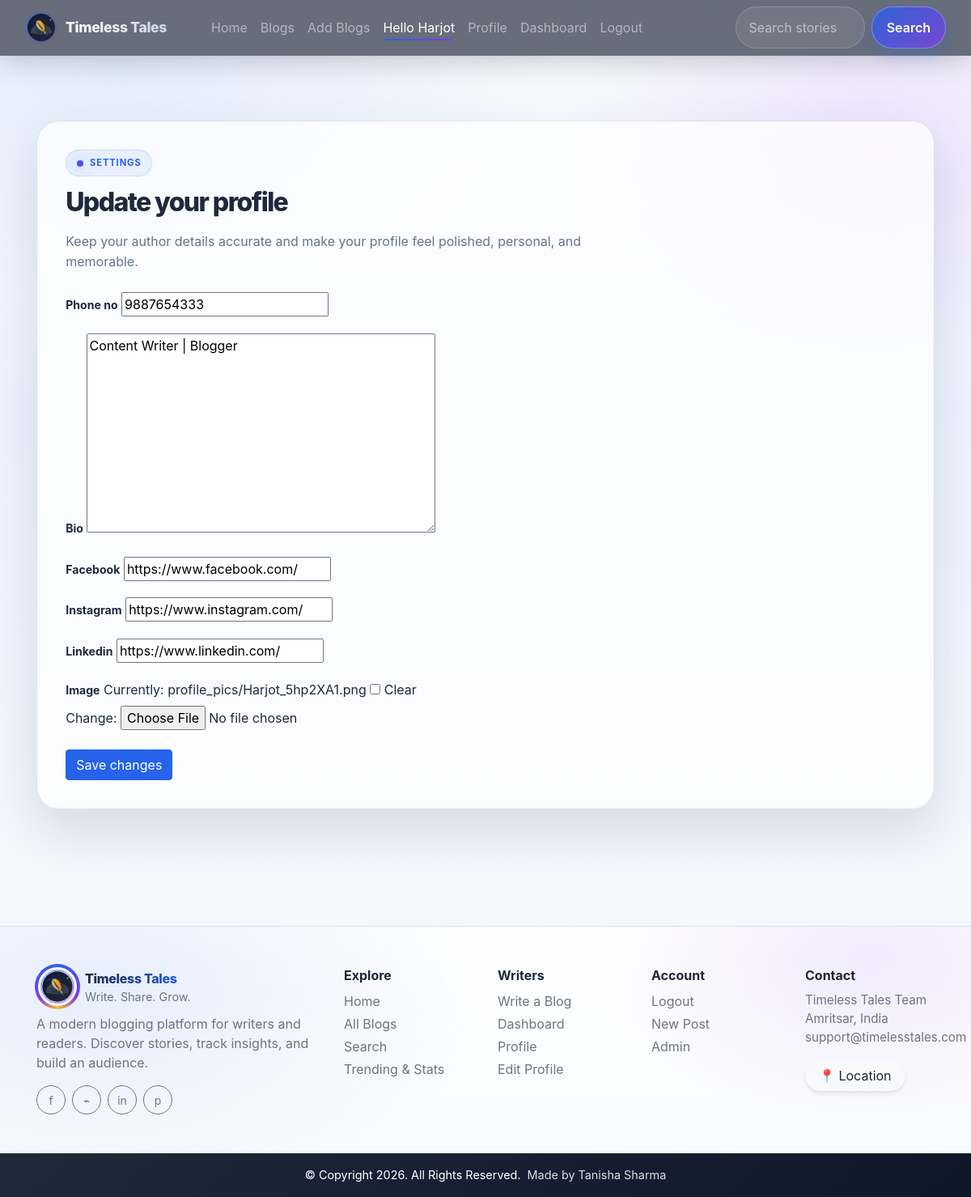
Screenshot of /edit_profile/ (signed in) with the database file from the repository.
### home/models.py (models this page shows, shortened)
class Profile(models.Model):
    user = models.OneToOneField(User, on_delete=models.CASCADE) #blank=True, null=True
    image = models.ImageField(upload_to="profile_pics", blank=True, null=True)
    bio = models.TextField(blank=True, null=True)
    phone_no = models.IntegerField(blank=True, null=True)
    facebook = models.CharField(max_length=300, blank=True, null=True)
    instagram = models.CharField(max_length=300, blank=True, null=True)
    linkedin = models.CharField(max_length=300, blank=True, null=True)

### home/views.py (the view, shortened to what this page needs)
# urls.py: path("edit_profile/", views.edit_profile, name="edit_profile"),
def edit_profile(request):
    profile, created = Profile.objects.get_or_create(
        user=request.user
    )
    if request.method == "POST":
        form = ProfileForm(
            request.POST,
            request.FILES,
            instance=profile
        )
        if form.is_valid():
            form.save()
            messages.success(request, "Profile updated successfully!")
            return redirect('/edit_profile/')
    else:
        form = ProfileForm(instance=profile)
    return render(request, "edit_profile.html", {'form': form})

### home/forms.py
class ProfileForm(forms.ModelForm):
    class Meta:
        model = Profile
        fields = ('phone_no', 'bio', 'facebook', 'instagram', 'linkedin', 'image', )

### home/templates/edit_profile.html (shortened to what this page needs)
{% extends 'base.html' %}
{% block body %}
<div class="page-shell">
  <div class="container py-5">
   <div class="form-panel">
     <div class="form-card">
       <div class="eyebrow">Settings</div>
       <h2 class="mb-3">Update your profile</h2>
       <p class="section-subtitle mb-4">Keep your author details accurate and make your profile feel polished, personal, and memorable.</p>
       <form action="/edit_profile/" enctype="multipart/form-data" method="POST">
         <div class="row g-3">
           {% for field in form %}
           <div class="col-12">
             <label for="{{ field.id_for_label }}" class="form-label">{{ field.label }}</label>
             {{ field }}
           </div>
           {% endfor %}
         </div>
         <button type="submit" class="btn btn-primary mt-4">Save changes</button>
       </form>
     </div>
   </div>
  </div>
</div>
{% endblock %}

### home/templates/base.html (shortened to what this page needs)
<!doctype html>
<html lang="en">
  <head>
    <link href="//maxcdn.bootstrapcdn.com/bootstrap/4.1.1/css/bootstrap.min.css" rel="stylesheet" id="bootstrap-css">
    {% load static %}
    <link href="https://cdn.jsdelivr.net/npm/bootstrap@5.0.2/dist/css/bootstrap.min.css" rel="stylesheet">
    <link rel="stylesheet" href="https://maxcdn.bootstrapcdn.com/bootstrap/4.0.0/css/bootstrap.min.css">
  </head>
  <body class="{% block body_class %}{% endblock %}">
    <nav class="navbar navbar-expand-lg navbar-dark sticky-top">
      <div class="container-fluid">
        <a class="navbar-brand" href="/">
          <div class="navbar-logo-wrap">
            <img
              src="{% static 'favicon/timeless-tales-logo (1).svg' %}"
              alt="Timeless Tales Logo"
              class="navbar-logo-img">
          </div>
          <span class="navbar-brand-text">Timeless Tales</span>
        </a>
        <div class="collapse navbar-collapse" id="navbarSupportedContent">
          <div class="container mx-3">
            <ul class="navbar-nav me-auto mb-2 mb-lg-0">
              <li class="nav-item">
                <a class="nav-link {% block homeactive %} {% endblock homeactive %}" aria-current="page" href="/">Home</a>
              </li>
              <li class="nav-item">
                <a class="nav-link {% block blogsactive %} {% endblock blogsactive %}" href="/blogs/">Blogs</a>
              </li>
              {% if user.is_authenticated %}
              <li class="nav-item">
                <a class="nav-link {% block add_blogs_active %} {% endblock add_blogs_active %}" href="/add_blogs/">Add Blogs</a>
              </li>
              <li class="nav-item">
                <a class="nav-link active" href="#">Hello {{request.user}}</a>
              </li>
              <li class="nav-item">
                <a class="nav-link {% block profileactive %} {% endblock profileactive %}" href="/profile/">Profile</a>
              </li>
              <li class="nav-item">
                <a class="nav-link {% block dashboardactive %} {% endblock dashboardactive %}" href="/dashboard/">Dashboard</a>
              </li>
              <li class="nav-item">
                <a class="nav-link" href="/logout/">Logout</a>
              </li>
              {% endif %}
            </ul>
          </div>
          <form class="d-flex" method="POST" action="/search/"> {% csrf_token %}
            <input class="form-control me-2" type="search" placeholder="Search stories" name="searched" id="searched" aria-label="Search">
            <button class="btn btn-nav-search" type="submit">Search</button>
          </form>
        </div>
      </div>
    </nav>
    {% block body %}
    {% endblock %}
    <footer class="mt-5 footer-modern">
      <div class="container py-5">
        <div class="row g-4 align-items-start">
          <div class="col-lg-4">
            <div class="d-flex align-items-center gap-2 mb-2">
              <div class="footer-logo-wrap">
                <img
                  src="{% static 'favicon/timeless-tales-logo (1).svg' %}"
                  alt="Timeless Tales"
                  class="footer-logo">
              </div>
              <div>
                <div class="footer-brand-name" style="font-size:1rem;">Timeless Tales</div>
                <div class="text-muted" style="font-size:.9rem;">Write. Share. Grow.</div>
              </div>
            </div>
            <p class="text-muted mb-3" style="max-width: 360px;">
              A modern blogging platform for writers and readers. Discover stories, track insights, and build an audience.
            </p>
            <div class="d-flex gap-2">
              <a class="btn btn-outline-secondary btn-sm rounded-circle footer-social" href="https://www.facebook.com/" target="_blank" rel="noopener noreferrer" aria-label="Facebook">f</a>
              <a class="btn btn-outline-secondary btn-sm rounded-circle footer-social" href="https://www.instagram.com/" target="_blank" rel="noopener noreferrer" aria-label="Instagram">⌁</a>
              <a class="btn btn-outline-secondary btn-sm rounded-circle footer-social" href="https://www.linkedin.com/" target="_blank" rel="noopener noreferrer" aria-label="LinkedIn">in</a>
              <a class="btn btn-outline-secondary btn-sm rounded-circle footer-social" href="https://www.pinterest.com/" target="_blank" rel="noopener noreferrer" aria-label="Pinterest">p</a>
            </div>
          </div>
          <div class="col-6 col-lg-2">
            <div class="fw-bold mb-2">Explore</div>
            <div class="d-flex flex-column gap-1">
              <a class="text-decoration-none text-muted" href="/">Home</a>
              <a class="text-decoration-none text-muted" href="/blogs/">All Blogs</a>
              <a class="text-decoration-none text-muted" href="/search/">Search</a>
              <a class="text-decoration-none text-muted" href="/dashboard/">Trending & Stats</a>
            </div>
          </div>
          <div class="col-6 col-lg-2">
            <div class="fw-bold mb-2">Writers</div>
            <div class="d-flex flex-column gap-1">
              <a class="text-decoration-none text-muted" href="/add_blogs/">Write a Blog</a>
              <a class="text-decoration-none text-muted" href="/dashboard/">Dashboard</a>
              <a class="text-decoration-none text-muted" href="/profile/">Profile</a>
              <a class="text-decoration-none text-muted" href="/edit_profile/">Edit Profile</a>
            </div>
          </div>
          <div class="col-6 col-lg-2">
            <div class="fw-bold mb-2">Account</div>
            <div class="d-flex flex-column gap-1">
              {% if user.is_authenticated %}
              <a class="text-decoration-none text-muted" href="/logout/">Logout</a>
              <a class="text-decoration-none text-muted" href="/add_blogs/">New Post</a>
              {% else %}
              <a class="text-decoration-none text-muted" href="/login/">Login</a>
              <a class="text-decoration-none text-muted" href="/register/">Register</a>
              {% endif %}
              <a class="text-decoration-none text-muted" href="/admin/">Admin</a>
            </div>
          </div>
          <div class="col-6 col-lg-2">
            <div class="fw-bold mb-2">Contact</div>
            <div class="text-muted" style="font-size:.95rem;">
              Timeless Tales Team<br>
              Amritsar, India<br>
              <a href="mailto:support@timelesstales.com" class="text-decoration-none text-muted">support@timelesstales.com</a>
            </div>
            <a href="https://www.google.com/maps?q=Amritsar,+Punjab,+India" target="_blank" rel="noopener noreferrer" class="btn btn-light mt-3 px-3" style="border-radius: 999px; box-shadow: var(--blog-shadow);">
              📍 Location
            </a>
          </div>
        </div>
      </div>
      <div style="background: linear-gradient(135deg, #1e293b 0%, #0f172a 100%);">
        <div class="container py-3 d-flex flex-column flex-md-row justify-content-center gap-2">
          <div class="text-center text-white" style="font-size:.9rem;">© Copyright 2026. All Rights Reserved.</div>
          <div class="text-center" style="font-size:.9rem; color: rgba(255,255,255,.85);">Made by Tanisha Sharma </div>
        </div>
      </div>
    </footer>
  </body>
</html>

### rows the page displays
Profile: form "9887654333" "Content Writer | Blogger" "https://www.facebook.com/" "https://www.instagram.com/" "https://www.linkedin.com/"

### other values shown
{{ request.user }} "Harjot"
{{ field.label }} "Phone no" "Bio" "Facebook" "Instagram" "Linkedin" "Image"
